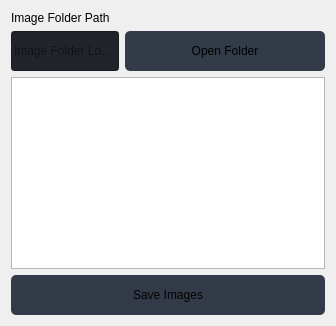
                     <widget class="QWidget" name="calculate">
                      <layout class="QVBoxLayout" name="verticalLayout">
                       <item>
                        <widget class="QLabel" name="label">
                         <property name="text">
                          <string>Image Folder Path</string>
                         </property>
                        </widget>
                       </item>
                       <item>
                        <layout class="QHBoxLayout" name="horizontalLayout_8">
                         <item>
                          <widget class="QLineEdit" name="ImageFolderLineEdit">
                           <property name="minimumSize">
                            <size>
                             <width>0</width>
                             <height>40</height>
                            </size>
                           </property>
                           <property name="styleSheet">
                            <string notr="true">background-color: rgb(33, 37, 43);</string>
                           </property>
                           <property name="readOnly">
                            <bool>true</bool>
                           </property>
                           <property name="placeholderText">
                            <string>Image Folder Location</string>
                           </property>
                          </widget>
                         </item>
                         <item>
                          <widget class="QPushButton" name="ImageFolderButton">
                           <property name="minimumSize">
                            <size>
                             <width>200</width>
                             <height>40</height>
                            </size>
                           </property>
                           <property name="styleSheet">
                            <string notr="true">.QPushButton { background-color: rgb(52, 59, 72); border: none;  border-radius: 5px; }
.QPushButton:hover { background-color: rgb(44, 49, 57); border-style: solid; border-radius: 4px; }
.QPushButton:pressed { background-color: rgb(23, 26, 30); border-style: solid; border-radius: 4px; }
.QPushButton:checked { background-color: rgb(23, 26, 30); border-style: solid; border-radius: 4px; }
</string>
                           </property>
                           <property name="text">
                            <string>Open Folder</string>
                           </property>
                           <property name="icon">
                            <iconset resource="resources.qrc">
                             <normaloff>:/icons/images/icons/cil-folder-open.png</normaloff>:/icons/images/icons/cil-folder-open.png</iconset>
                           </property>
                          </widget>
                         </item>
                        </layout>
                       </item>
                       <item>
                        <widget class="QTableView" name="ImageTableView"/>
                       </item>
                       <item>
                        <widget class="QPushButton" name="SaveImageButton">
                         <property name="minimumSize">
                          <size>
                           <width>0</width>
                           <height>40</height>
                          </size>
                         </property>
                         <property name="styleSheet">
                          <string notr="true">.QPushButton { background-color: rgb(52, 59, 72); border: none;  border-radius: 5px; }
.QPushButton:hover { background-color: rgb(44, 49, 57); border-style: solid; border-radius: 4px; }
.QPushButton:pressed { background-color: rgb(23, 26, 30); border-style: solid; border-radius: 4px; }
.QPushButton:checked { background-color: rgb(23, 26, 30); border-style: solid; border-radius: 4px; }
</string>
                         </property>
                         <property name="text">
                          <string>Save Images</string>
                         </property>
                         <property name="icon">
                          <iconset resource="resources.qrc">
                           <normaloff>:/icons/images/icons/cil-save.png</normaloff>:/icons/images/icons/cil-save.png</iconset>
                         </property>
                        </widget>
                       </item>
                      </layout>
                     </widget>
